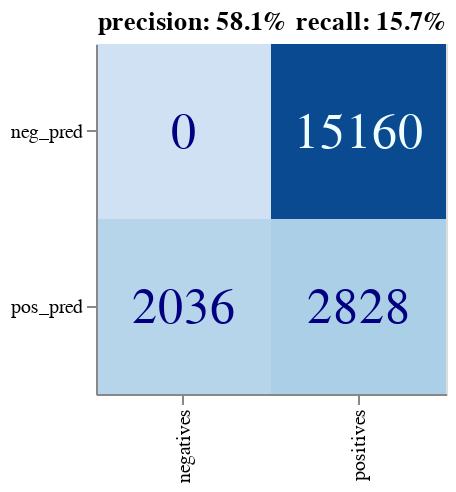

Notebook code for this chart:
### Code cell
show_results(
    *calc_metrics(
        true_positives,
        false_positives,
        false_negatives
    )
)

### Figure 1 — Vega-Lite specification as saved in the notebook (floating-point values rounded to 4 significant figures)
{"config": {"view": {"continuousWidth": 400, "continuousHeight": 300}}, "layer": [{"mark": "rect", "encoding": {"color": {"field": "value", "legend": null, "scale": {"scheme": "blues"}, "type": "quantitative"}, "x": {"field": "index", "title": null, "type": "nominal"}, "y": {"field": "variable", "title": null, "type": "nominal"}}, "height": 175, "title": "precision: 58.1%  recall: 15.7%", "width": 175}, {"mark": {"type": "text", "baseline": "middle", "size": 25}, "encoding": {"color": {"condition": {"value": "navy", "test": "datum.value < 10012.0"}, "value": "azure"}, "text": {"field": "value", "type": "quantitative"}, "x": {"field": "index", "title": null, "type": "nominal"}, "y": {"field": "variable", "title": null, "type": "nominal"}}, "height": 175, "title": "precision: 58.1%  recall: 15.7%", "width": 175}], "data": {"name": "data-709a0f2a5c86f8fe803deed328998848"}, "$schema": "https://vega.github.io/schema/vega-lite/v4.17.0.json", "datasets": {"data-709a0f2a5c86f8fe803deed328998848": [{"index": "positives", "variable": "pos_pred", "value": 2828}, {"index": "negatives", "variable": "pos_pred", "value": 2036}, {"index": "positives", "variable": "neg_pred", "value": 15160}, {"index": "negatives", "variable": "neg_pred", "value": 0}]}}
